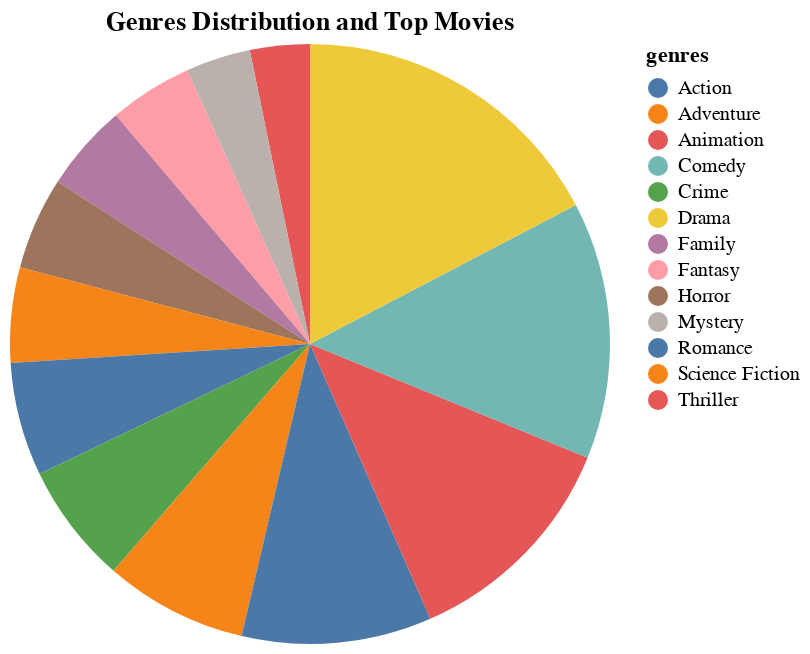

The notebook cell saved with this chart:
### Code cell
# Plot the genres distribution and show top 10 movies as a tooltip
alt.Chart(genres).mark_arc().encode(
    theta=alt.Theta(field='percentage', type='quantitative', stack=True),
    color=alt.Color(field='genres', type='nominal'),
    tooltip=[alt.Tooltip('genres', title='Genre'), alt.Tooltip('percentage', format='.2f', title='Percentage'), alt.Tooltip('top_movies', title='Top Movies')],
    order=alt.Order('count', sort='descending')
).properties(
    title='Genres Distribution and Top Movies'
).interactive()

### Figure 1 — Vega-Lite specification as saved in the notebook (floating-point values rounded to 4 significant figures)
{"config": {"view": {"continuousWidth": 300, "continuousHeight": 300}}, "data": {"name": "data-4f4bfe053956dba98075f9f7c773a1b8"}, "mark": {"type": "arc"}, "encoding": {"color": {"field": "genres", "type": "nominal"}, "order": {"field": "count", "sort": "descending", "type": "quantitative"}, "theta": {"field": "percentage", "stack": true, "type": "quantitative"}, "tooltip": [{"field": "genres", "title": "Genre", "type": "nominal"}, {"field": "percentage", "format": ".2f", "title": "Percentage", "type": "quantitative"}, {"field": "top_movies", "title": "Top Movies", "type": "nominal"}]}, "params": [{"name": "param_9", "select": {"type": "interval", "encodings": ["x", "y"]}, "bind": "scales"}], "title": "Genres Distribution and Top Movies", "$schema": "https://vega.github.io/schema/vega-lite/v5.17.0.json", "datasets": {"data-4f4bfe053956dba98075f9f7c773a1b8": [{"genres": "Animation", "count": 370, "score": 6.482, "percentage": 3.074, "top_movies": "1. Spirited Away 2. Your Name. 3. Howl's Moving Castle 4. Princess Mononoke 5. The Lion King 6. Inside Out 7. Grave of the Fireflies 8. My Neighbor Totoro 9. Up 10. WALL·E"}, {"genres": "Mystery", "count": 401, "score": 6.326, "percentage": 3.331, "top_movies": "1. Inception 2. Se7en 3. Memento 4. Rear Window 5. The Prestige 6. Gone Girl 7. Oldboy 8. 2001: A Space Odyssey 9. Shutter Island 10. Citizen Kane"}, {"genres": "Fantasy", "count": 516, "score": 6.226, "percentage": 4.287, "top_movies": "1. Spirited Away 2. The Green Mile 3. The Lord of the Rings: The Return of the King 4. Howl's Moving Castle 5. Princess Mononoke 6. The Lord of the Rings: The Fellowship of the Ring 7. The Lord of the Rings: The Two Towers 8. Harry Potter and the Deathly Hallows: Part 2 9. My Neighbor Totoro 10. It's a Wonderful Life"}, {"genres": "Family", "count": 541, "score": 6.245, "percentage": 4.494, "top_movies": "1. Spirited Away 2. Back to the Future 3. The Lion King 4. Inside Out 5. Harry Potter and the Deathly Hallows: Part 2 6. My Neighbor Totoro 7. Up 8. WALL·E 9. Big Hero 6 10. It's a Wonderful Life"}, {"genres": "Horror", "count": 572, "score": 5.939, "percentage": 4.752, "top_movies": "1. Psycho 2. The Shining 3. Alien 4. The Thing 5. Aliens 6. Train to Busan 7. Jaws 8. Shaun of the Dead 9. The Exorcist 10. The Conjuring"}, {"genres": "Science Fiction", "count": 588, "score": 6.194, "percentage": 4.885, "top_movies": "1. The Empire Strikes Back 2. Inception 3. Interstellar 4. Star Wars 5. Back to the Future 6. A Clockwork Orange 7. Guardians of the Galaxy 8. The Matrix 9. Return of the Jedi 10. Alien"}, {"genres": "Romance", "count": 704, "score": 6.321, "percentage": 5.849, "top_movies": "1. Dilwale Dulhania Le Jayenge 2. Forrest Gump 3. Your Name. 4. La La Land 5. Her 6. Eternal Sunshine of the Spotless Mind 7. Cinema Paradiso 8. Vertigo 9. Amélie 10. The Theory of Everything"}, {"genres": "Crime", "count": 747, "score": 6.335, "percentage": 6.206, "top_movies": "1. The Shawshank Redemption 2. The Godfather 3. The Dark Knight 4. Pulp Fiction 5. The Godfather: Part II 6. Leon: The Professional 7. The Green Mile 8. GoodFellas 9. Se7en 10. The Silence of the Lambs"}, {"genres": "Adventure", "count": 885, "score": 6.242, "percentage": 7.352, "top_movies": "1. Spirited Away 2. The Empire Strikes Back 3. Inception 4. Interstellar 5. The Lord of the Rings: The Return of the King 6. Star Wars 7. Howl's Moving Castle 8. Princess Mononoke 9. The Lord of the Rings: The Fellowship of the Ring 10. The Lord of the Rings: The Two Towers"}, {"genres": "Action", "count": 1176, "score": 6.14, "percentage": 9.77, "top_movies": "1. The Dark Knight 2. The Empire Strikes Back 3. Inception 4. The Lord of the Rings: The Return of the King 5. Star Wars 6. The Lord of the Rings: The Fellowship of the Ring 7. The Lord of the Rings: The Two Towers 8. Scarface 9. Guardians of the Galaxy 10. The Matrix"}, {"genres": "Thriller", "count": 1407, "score": 6.174, "percentage": 11.69, "top_movies": "1. The Dark Knight 2. Pulp Fiction 3. Psycho 4. Leon: The Professional 5. Inception 6. Se7en 7. The Silence of the Lambs 8. Memento 9. The Shining 10. Reservoir Dogs"}, {"genres": "Comedy", "count": 1591, "score": 6.124, "percentage": 13.22, "top_movies": "1. Dilwale Dulhania Le Jayenge 2. Life Is Beautiful 3. Forrest Gump 4. The Intouchables 5. Back to the Future 6. The Grand Budapest Hotel 7. The Wolf of Wall Street 8. Inside Out 9. La La Land 10. Dr. Strangelove or: How I Learned to Stop Worrying and Love the Bomb"}, {"genres": "Drama", "count": 1992, "score": 6.49, "percentage": 16.55, "top_movies": "1. The Shawshank Redemption 2. The Godfather 3. Dilwale Dulhania Le Jayenge 4. The Dark Knight 5. Fight Club 6. Schindler's List 7. Whiplash 8. Life Is Beautiful 9. The Godfather: Part II 10. One Flew Over the Cuckoo's Nest"}]}}
